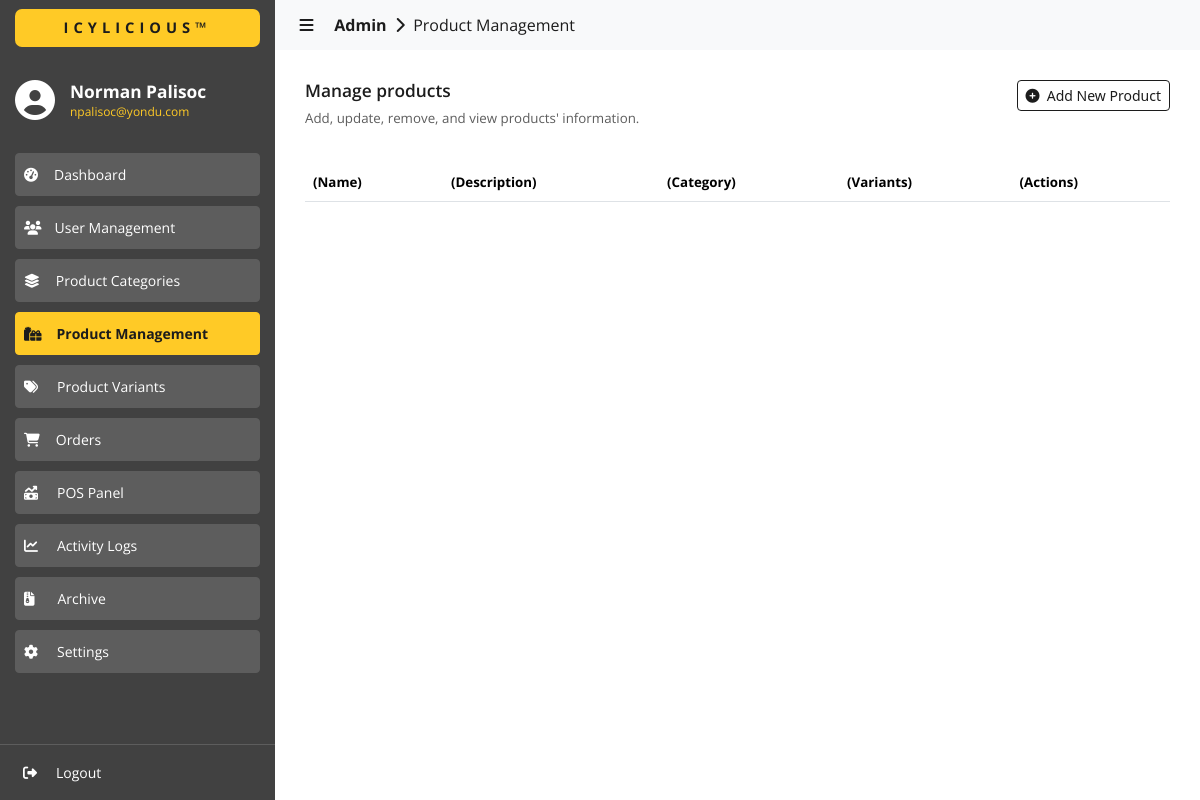
/admin/products/index.php (signed in), run on an earlier commit of the app's database.
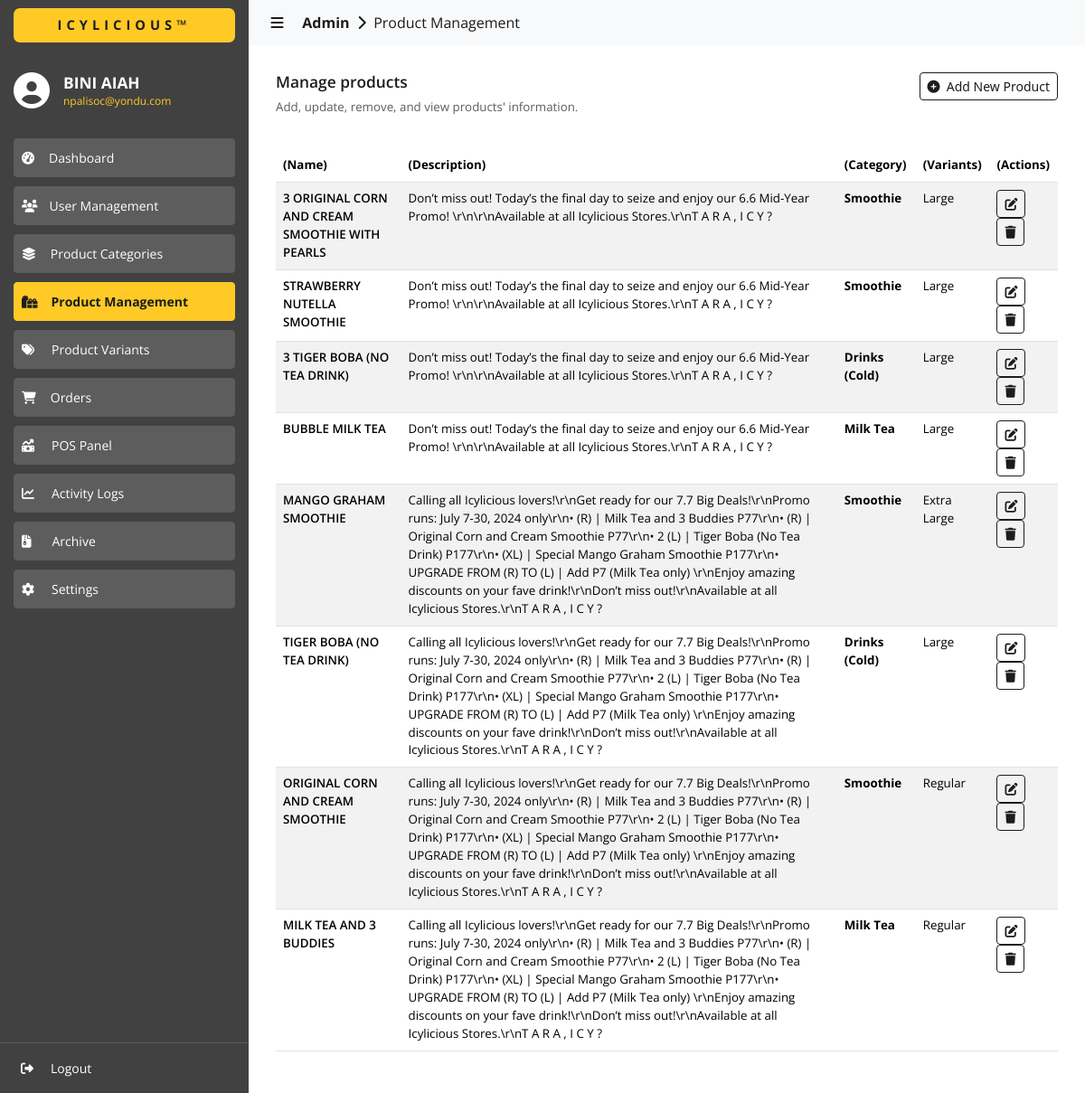
And on a later commit of the database.
### tables this page shows
CREATE TABLE `products_info` (
  `id` int(11) NOT NULL,
  `product_name` varchar(255) NOT NULL,
  `product_description` varchar(999) NOT NULL,
  `product_status` varchar(255) NOT NULL
);

CREATE TABLE `categories` (
  `id` int(11) NOT NULL,
  `category_name` varchar(255) NOT NULL,
  `category_description` varchar(255) NOT NULL
);

CREATE TABLE `variants` (
  `id` int(11) NOT NULL,
  `variant_type` varchar(255) NOT NULL,
  `variant_name` varchar(255) NOT NULL,
  `variant_description` varchar(255) NOT NULL,
  `is_enabled` int(11) NOT NULL
);

### admin/products/index.php (the view, shortened to what the changed rows need)
<?php
  include('../../utils/connections.php');
?>
<!DOCTYPE html>
<html lang="en">
  <head>
    <link
      href="https://cdn.jsdelivr.net/npm/bootstrap@5.3.3/dist/css/bootstrap.min.css"
      rel="stylesheet"
    >
    <link href="https://cdn.datatables.net/2.0.5/css/dataTables.bootstrap5.css" rel="stylesheet">
    <link rel="stylesheet" href="../../assets/css/global.css" />
    <link rel="stylesheet" href="./css/products.css" />
  </head>
  <body>
    <div id="nav-sidebar" class="sidebar-container slide-expanded">
      <div class="div-sidebar-logo">
        <div>
          <h4 class="color-white sans-700 h6-title-name">
            <?php
              echo $_SESSION['user_info.first_name']." ".$_SESSION['user_info.last_name'];
            ?>
          </h4>
          <p class="color-yellow sans-regular p-title-email">
            <?php
              echo $_SESSION['user_info.email'];
            ?>
          </p>
        </div>
      </div>
    </div>
    <div id="content-body" class="content content-slide-expanded">
      <div>
        <div class="content-wrapper">
          <div style="margin-top: 20px;">
            <table id="data" class="table table-striped" style="width:100%">
              <thead>
                <tr>
                  <th class="sans-bold">(Name)</th>
                  <th class="sans-bold">(Description)</th>
                  <th class="sans-bold">(Category)</th>
                  <th class="sans-bold">(Variants)</th>
                  <th class="sans-bold">(Actions)</th>
                </tr>
              </thead>
              <tbody>
                <?php
                  $fetch_query = "SELECT * FROM products_info WHERE product_status = 'ACTIVE' ORDER BY id DESC";
                  $result = $conn->query($fetch_query);
                  if ($result->num_rows > 0) {
                    while ($row = $result->fetch_assoc()) {
                      $product_id = $row['id'];
                      $product_name = $row['product_name'];
                      $product_description = $row['product_description'];
                      $product_category = "";
                      $product_category_id = 0;
                      $product_variant = "";
                      $product_variant_id = 0;
                      $product_variant_price = 0;
                      $promotional_price = 0;
                      $is_buy_x_take_x = -1;
                      $buy_x_of = 0;
                      $take_x_of = 0;
                      $product_images = array();
                      $fetch_query = "SELECT PC.category_id, CTG.category_name, CTG.category_description, CTG.id
                        FROM products_categories AS PC
                        INNER JOIN categories AS CTG ON
                        PC.category_id = CTG.id
                        WHERE PC.product_id = ".$product_id."";
                      $cat_result = $conn->query($fetch_query);
                      if ($cat_result->num_rows > 0) {
                        $cat_row = $cat_result->fetch_assoc();
                        $product_category = $cat_row['category_name'];
                        $product_category_id = $cat_row['id'];
                      }
                      $fetch_query = "SELECT PP.variant_id, PP.variant_price, VT.variant_name, VT.variant_description, VT.id
                        FROM products_prices AS PP
                        INNER JOIN variants AS VT ON
                        PP.variant_id = VT.id
                        WHERE PP.product_id = ".$product_id."";
                      $var_result = $conn->query($fetch_query);
                      if ($var_result->num_rows > 0) {
                        $var_row = $var_result->fetch_assoc();
                        $product_variant_id = $var_row['id'];
                        $product_variant_price = $var_row['variant_price'];
                        $product_variant = $var_row['variant_name'];
                      }
                      $fetch_query = "SELECT PM.product_id, PM.promotional_price, PM.is_buy_x_take_x, PM.buy_x_of, PM.take_x_of
                        FROM PROMOTIONS AS PM
                        WHERE PM.product_id = ".$product_id."";
                      $prom_result = $conn->query($fetch_query);
                      if ($prom_result->num_rows > 0) {
                        $prom_row = $prom_result->fetch_assoc();
                        $promotional_price = $prom_row['promotional_price'];
                        $is_buy_x_take_x = $prom_row['is_buy_x_take_x'];
                        $buy_x_of = $prom_row['buy_x_of'];
                        $take_x_of = $prom_row['take_x_of'];
                      }
                      $fetch_query = "SELECT product_image FROM products_images WHERE product_id = ".$product_id."";
                      $img_result = $conn->query($fetch_query);
                      if ($img_result->num_rows > 0) {
                        while ($img_row = $img_result->fetch_assoc()) {
                          $image = $img_row['product_image'];
                          array_push($product_images, $image);
                        }
                      }
                      $final_prod_images = implode(',', $product_images);
                      echo '
                        <tr>
                          <td class="sans-600">
                            '.$product_name.'
                          </td>
                          <td class="sans-regular">
                            '.$product_description.'
                          </td>
                          <td class="sans-700">
                            '.$product_category.'
                          </td>
                          <td class="sans-regular">
                            '.$product_variant.'
                          </td>
                          <td>
                            <button
                              onclick="onEditProduct(
                                '."'".$product_id."',".'
                                '."'".$product_name."',".'
                                '."'".$product_description."',".'
                                '."'".$product_category_id."',".'
                                '."'".$product_variant_id."',".'
                                '."'".$product_variant_price."',".'
                                '."'".$promotional_price."',".'
                                '."'".$is_buy_x_take_x."',".'
                                '."'".$buy_x_of."',".'
                                '."'".$take_x_of."',".'
                                '."'".$final_prod_images."'".'
                              )"
                              class="btn btn-outline-primary btn-sm
                                sans-400
                                color-white"
                              type="button">
                              <i class="fa-solid fa-pen-to-square"></i>
                            </button>
                            <button
                              onclick="onDeleteProduct(
                                '."'".$product_id."'".'
                              )"
                              class="btn btn-outline-primary btn-sm
                                sans-400
                                color-white"
                              type="button">
                              <i class="fa-solid fa-trash"></i>
                            </button>
                          </td>
                        </tr>
                      ';
                    }
                  }
                ?>
              </tbody>
            </table>
          </div>
        </div>
      </div>
    </div>
  </body>
</html>

What changed in the data, as far as the page shows it:
now on this page (row edited): products_info: product_name "3 ORIGINAL CORN AND CREAM SMOOTHIE WITH PEARLS", product_description "Don’t miss out! Today’s the final day to seize and enjoy our 6.6 Mid-Year Promo! \\r\\n\\r\\nAvailable at all Icylicious Stores.\\r\\nT A R A , I C Y ?", categories.category_name "Smoothie", variants.variant_name "Large"
now on this page (row edited): products_info: product_name "STRAWBERRY NUTELLA SMOOTHIE", product_description "Don’t miss out! Today’s the final day to seize and enjoy our 6.6 Mid-Year Promo! \\r\\n\\r\\nAvailable at all Icylicious Stores.\\r\\nT A R A , I C Y ?", categories.category_name "Smoothie", variants.variant_name "Large"
now on this page (row edited): products_info: product_name "3 TIGER BOBA (NO TEA DRINK)", product_description "Don’t miss out! Today’s the final day to seize and enjoy our 6.6 Mid-Year Promo! \\r\\n\\r\\nAvailable at all Icylicious Stores.\\r\\nT A R A , I C Y ?", categories.category_name "Drinks (Cold)", variants.variant_name "Large"
now on this page (row edited): products_info: product_name "BUBBLE MILK TEA", product_description "Don’t miss out! Today’s the final day to seize and enjoy our 6.6 Mid-Year Promo! \\r\\n\\r\\nAvailable at all Icylicious Stores.\\r\\nT A R A , I C Y ?", categories.category_name "Milk Tea", variants.variant_name "Large"
now on this page (row edited): products_info: product_name "MANGO GRAHAM SMOOTHIE", product_description "Calling all Icylicious lovers!\\r\\nGet ready for our 7.7 Big Deals!\\r\\nPromo runs: July 7-30, 2024 only\\r\\n• (R) | Milk Tea and 3 Buddies P77\\r\\n• (R) | Original Corn and Cream Smoothie P77\\r\\n• 2 (L) | Tiger Boba (No Tea Drink) P177\\r\\n• (XL) | Special Mango Graham Smoothie P177\\r\\n• UPGRADE FROM (R) TO (L) | Add P7 (Milk Tea only) \\r\\nEnjoy amazing discounts on your fave drink!\\r\\nDon’t miss out!\\r\\nAvailable at all Icylicious Stores.\\r\\nT A R A , I C Y ?", categories.category_name "Smoothie", variants.variant_name "Extra Large"
now on this page (row edited): products_info: product_name "TIGER BOBA (NO TEA DRINK)", product_description "Calling all Icylicious lovers!\\r\\nGet ready for our 7.7 Big Deals!\\r\\nPromo runs: July 7-30, 2024 only\\r\\n• (R) | Milk Tea and 3 Buddies P77\\r\\n• (R) | Original Corn and Cream Smoothie P77\\r\\n• 2 (L) | Tiger Boba (No Tea Drink) P177\\r\\n• (XL) | Special Mango Graham Smoothie P177\\r\\n• UPGRADE FROM (R) TO (L) | Add P7 (Milk Tea only) \\r\\nEnjoy amazing discounts on your fave drink!\\r\\nDon’t miss out!\\r\\nAvailable at all Icylicious Stores.\\r\\nT A R A , I C Y ?", categories.category_name "Drinks (Cold)", variants.variant_name "Large"
now on this page (row edited): products_info: product_name "ORIGINAL CORN AND CREAM SMOOTHIE", product_description "Calling all Icylicious lovers!\\r\\nGet ready for our 7.7 Big Deals!\\r\\nPromo runs: July 7-30, 2024 only\\r\\n• (R) | Milk Tea and 3 Buddies P77\\r\\n• (R) | Original Corn and Cream Smoothie P77\\r\\n• 2 (L) | Tiger Boba (No Tea Drink) P177\\r\\n• (XL) | Special Mango Graham Smoothie P177\\r\\n• UPGRADE FROM (R) TO (L) | Add P7 (Milk Tea only) \\r\\nEnjoy amazing discounts on your fave drink!\\r\\nDon’t miss out!\\r\\nAvailable at all Icylicious Stores.\\r\\nT A R A , I C Y ?", categories.category_name "Smoothie", variants.variant_name "Regular"
now on this page (row edited): products_info: product_name "MILK TEA AND 3 BUDDIES", product_description "Calling all Icylicious lovers!\\r\\nGet ready for our 7.7 Big Deals!\\r\\nPromo runs: July 7-30, 2024 only\\r\\n• (R) | Milk Tea and 3 Buddies P77\\r\\n• (R) | Original Corn and Cream Smoothie P77\\r\\n• 2 (L) | Tiger Boba (No Tea Drink) P177\\r\\n• (XL) | Special Mango Graham Smoothie P177\\r\\n• UPGRADE FROM (R) TO (L) | Add P7 (Milk Tea only) \\r\\nEnjoy amazing discounts on your fave drink!\\r\\nDon’t miss out!\\r\\nAvailable at all Icylicious Stores.\\r\\nT A R A , I C Y ?", categories.category_name "Milk Tea", variants.variant_name "Regular"
Also different on the page:
$_SESSION['user_info.first_name']: "Norman" → "BINI"
$_SESSION['user_info.last_name']: "Palisoc" → "AIAH"
